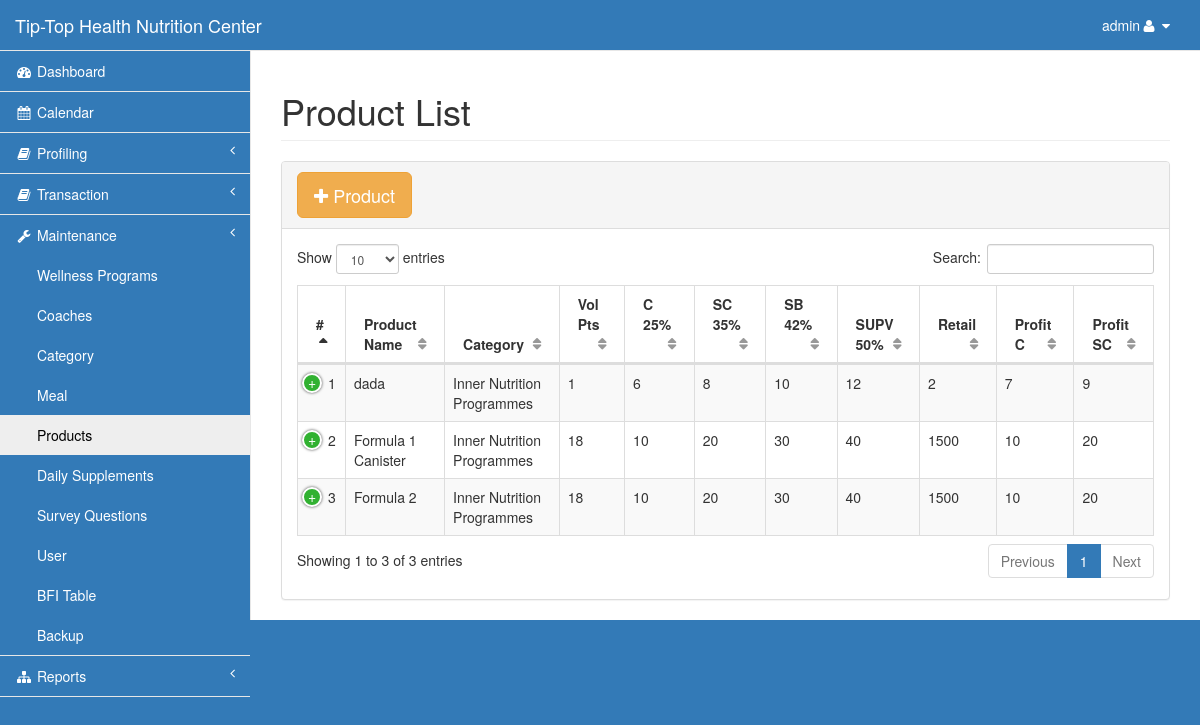
The app's page /admin/products.php (signed in) with its own data.
### tables this page shows
CREATE TABLE `product` (
  `prod_id` int(11) NOT NULL,
  `prod_name` varchar(30) NOT NULL,
  `vol_pts` int(11) NOT NULL,
  `c` int(11) NOT NULL,
  `sc` int(11) NOT NULL,
  `sb` int(11) NOT NULL,
  `supv` int(11) NOT NULL,
  `retail` int(11) NOT NULL,
  `profitc` int(11) NOT NULL,
  `profitsc` int(11) NOT NULL,
  `profitsb` int(11) NOT NULL,
  `profitsupv` int(11) NOT NULL,
  `qty` int(11) NOT NULL,
  `reorder` int(11) NOT NULL,
  `cat_id` int(11) NOT NULL
);

CREATE TABLE `category` (
  `cat_id` int(11) NOT NULL,
  `cat_name` varchar(50) NOT NULL
);

### admin/products.php (the view, shortened to what this page needs)
<?php include('session.php');?>
<!DOCTYPE html>
<html lang="en">
<head>
    <?php include('css.php');?>
</head>
<body>
    <div id="wrapper">
        <?php include('nav.php');?>
        <div id="page-wrapper">
            <div class="row">
                <div class="col-lg-12">
                    <h1 class="page-header">Product List</h1>
                </div>
            </div>
            <div class="row">
                <div class="col-lg-12">
                    <div class="panel panel-default">
                        <div class="panel-heading">
                            <button type="button" class="btn btn-warning btn-lg" data-toggle="modal" data-target="#myModal"><i class="fa fa-plus"></i> Product </button>
                        </div>
                        <div class="panel-body">
                            <table width="100%" class="table table-striped table-bordered table-hover" id="dataTables-example">
                                <thead>
                                    <tr>
                                        <th>#</th>
                                        <th>Product Name</th>
                                        <th>Category</th>
                                        <th>Vol Pts</th>
                                        <th>C 25%</th>
                                        <th>SC 35%</th>
                                        <th>SB 42%</th>
                                        <th>SUPV 50%</th>
                                        <th>Retail</th>
                                        <th>Profit C</th>
                                        <th>Profit SC</th>
                                    </tr>
                                </thead>
                                <tbody>
<?php
        $query=mysqli_query($con,"select * from product natural join category order by prod_name")or die(mysqli_error($con));
            $i=1;
          while ($row=mysqli_fetch_array($query)){
?>
                                    <tr class="odd gradeX">
                                        <td class="center"><?php echo $i;?></td>
                                        <td><?php echo $row['prod_name'];?></td>
                                        <td><?php echo $row['cat_name'];?></td>
                                        <td><?php echo $row['vol_pts'];?></td>
                                        <td><?php echo $row['c'];?></td>
                                        <td><?php echo $row['sc'];?></td>
                                        <td><?php echo $row['sb'];?></td>
                                        <td><?php echo $row['supv'];?></td>
                                        <td><?php echo $row['retail'];?></td>
                                        <td><?php echo $row['profitc'];?></td>
                                        <td><?php echo $row['profitsc'];?></td>
                                    </tr>
<?php $i++;}?>
                                </tbody>
                            </table>
                    </div>
                </div>
            </div>
        </div>
    </div>
</body>
</html>

### admin/css.php (style rules this page uses)
.navbar-default, body { background-color: #337ab7!important; }

### records on screen
product: prod_name "dada", cat.cat_name "Inner Nutrition Programmes", vol_pts "1", c "6", sc "8", sb "10", supv "12", retail "2", profitc "7", profitsc "9"
product: prod_name "Formula 1 Canister", cat.cat_name "Inner Nutrition Programmes", vol_pts "18", c "10", sc "20", sb "30", supv "40", retail "1500", profitc "10", profitsc "20"
product: prod_name "Formula 2", cat.cat_name "Inner Nutrition Programmes", vol_pts "18", c "10", sc "20", sb "30", supv "40", retail "1500", profitc "10", profitsc "20"

### other values on screen
$_SESSION['type'] "admin"
